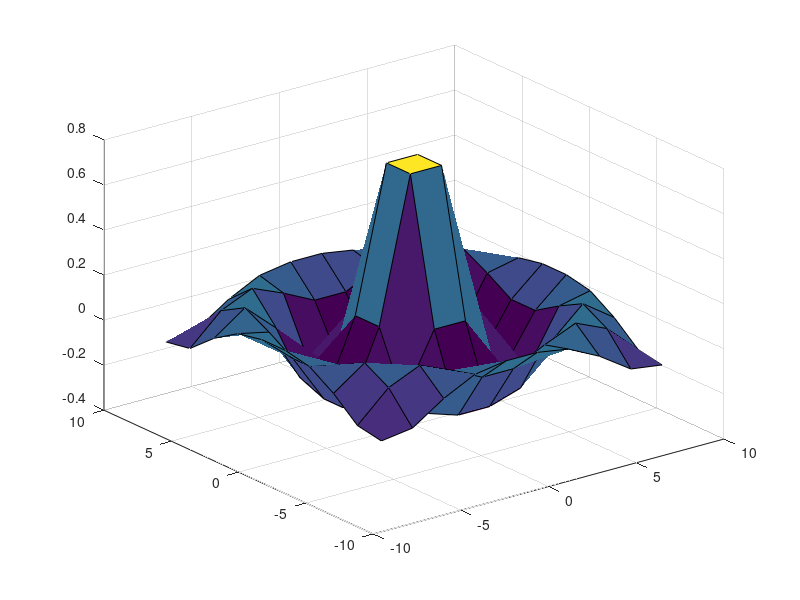

Write the MATLAB code that produced this figure.
a = linspace(-8, 8, 10);
b = a;
[xx, yy] = meshgrid(a, b);
c = sqrt(xx.^2 + yy.^2) + eps;
d = sin(c) ./ c;
figure;
surf(xx, yy, d);
saveas(gcf, '22000021.png');
